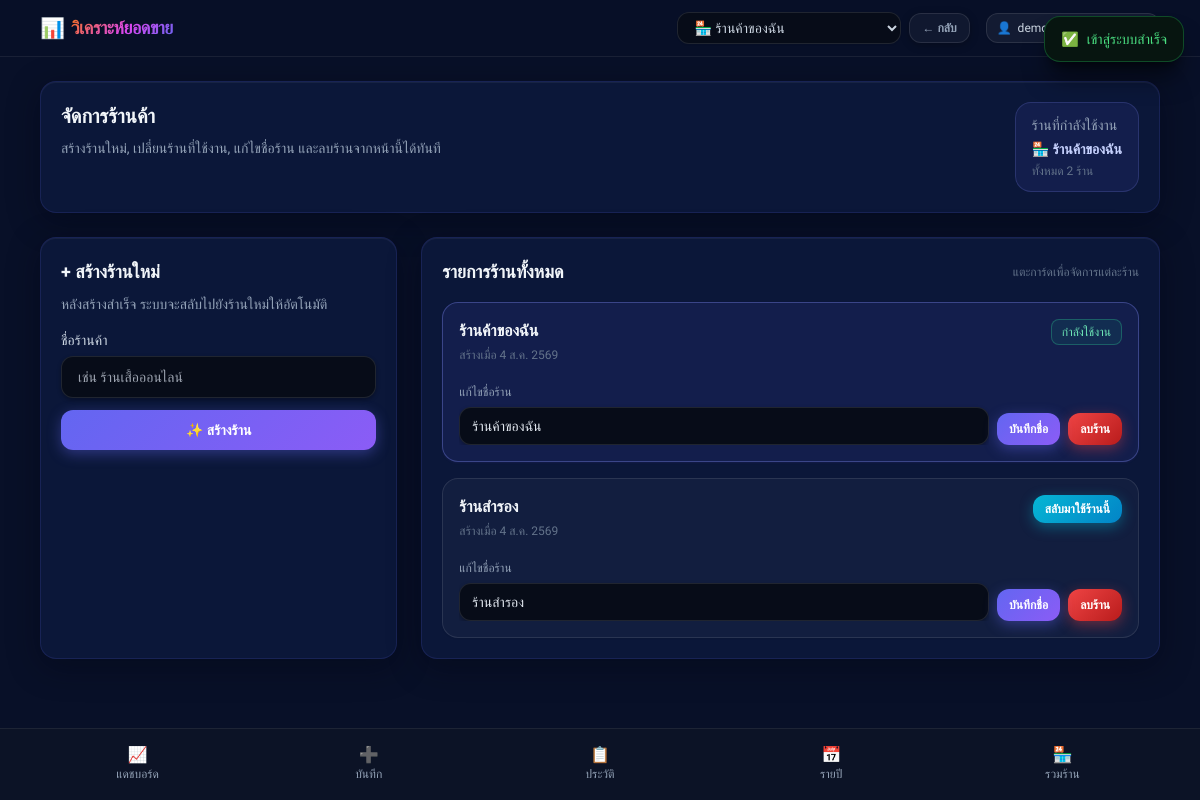
The app's page /shops.php (signed in) with its own data.
### tables this page shows
CREATE TABLE IF NOT EXISTS shops (
    id BIGINT UNSIGNED NOT NULL AUTO_INCREMENT,
    user_id BIGINT UNSIGNED NOT NULL,
     
     
     
     
     
     
    name VARCHAR(100) NOT NULL,
    created_at DATETIME NOT NULL DEFAULT CURRENT_TIMESTAMP,
    updated_at DATETIME NOT NULL DEFAULT CURRENT_TIMESTAMP ON UPDATE CURRENT_TIMESTAMP,
    PRIMARY KEY (id),
    UNIQUE KEY uq_shops_user_name (user_id, name),
    KEY idx_shops_user_id (user_id),
    CONSTRAINT fk_shops_user
        FOREIGN KEY (user_id)
        REFERENCES users (id)
        ON DELETE CASCADE
        ON UPDATE CASCADE
);

### includes/functions.php (called while the page is built, shortened)
<?php
function app_url(string $path = ''): string
{
    $baseUrl = APP_URL;
    $normalizedPath = '/' . ltrim($path, '/');
    return $baseUrl . $normalizedPath;
}
function e(?string $value): string
{
    return htmlspecialchars((string)$value, ENT_QUOTES, 'UTF-8');
}
function formatThaiDate(string $date): string
{
    $dateObject = DateTime::createFromFormat('Y-m-d', $date);
    $thaiMonths = [
        '01' => 'ม.ค.',
        '02' => 'ก.พ.',
        '03' => 'มี.ค.',
        '04' => 'เม.ย.',
        '05' => 'พ.ค.',
        '06' => 'มิ.ย.',
        '07' => 'ก.ค.',
        '08' => 'ส.ค.',
        '09' => 'ก.ย.',
        '10' => 'ต.ค.',
        '11' => 'พ.ย.',
        '12' => 'ธ.ค.',
    ];
    $month = $thaiMonths[$dateObject->format('m')] ?? $dateObject->format('m');
    $thaiYear = (int)$dateObject->format('Y') + 543;
    return $dateObject->format('j') . ' ' . $month . ' ' . $thaiYear;
}
function shop_context_for_user(PDO $pdo, int $userId): array
{
    static $cache = [];
    if (isset($cache[$userId])) {
        return $cache[$userId];
    }
    $requestedShopId = (int)($_SESSION['current_shop_id'] ?? 0);
    $context = (new ShopService(new ShopRepository($pdo), new UserRepository($pdo)))
        ->getShopContext($userId, $requestedShopId > 0 ? $requestedShopId : null);
    $shops = is_array($context['shops'] ?? null) ? array_values((array)$context['shops']) : [];
    $currentShop = is_array($context['current_shop'] ?? null) ? (array)$context['current_shop'] : null;
    $currentShopId = $currentShop !== null ? (int)($currentShop['id'] ?? 0) : 0;
    $switched = $requestedShopId > 0 && $currentShopId > 0 && $currentShopId !== $requestedShopId;
    $cache[$userId] = [
        'shops' => $shops,
        'current_shop' => $currentShop,
        'switched' => $switched,
    ];
    return $cache[$userId];
}
function resolve_current_shop_id(PDO $pdo, int $userId): int
{
    $context = shop_context_for_user($pdo, $userId);
    return $context['current_shop'] !== null ? (int)($context['current_shop']['id'] ?? 0) : 0;
}

### app/Services/ShopService.php (called while the page is built, shortened)
<?php
class ShopService
{
    private ShopRepository $shopRepository;
    public function __construct(ShopRepository $shopRepository, UserRepository $userRepository, ?PDO $db = null)
    {
        $this->shopRepository = $shopRepository;
    }
    public static function confirmationNameFor(string $shopName): string
    {
        $name = trim($shopName);
        $length = function_exists('mb_strlen') ? mb_strlen($name) : strlen($name);
        if ($length <= self::CONFIRM_NAME_MAX_LENGTH) {
            return $name;
        }
        $truncated = function_exists('mb_substr')
            ? mb_substr($name, 0, self::CONFIRM_NAME_MAX_LENGTH)
            : substr($name, 0, self::CONFIRM_NAME_MAX_LENGTH);
        return trim($truncated);
    }
    public function getShopContext(int $userId, ?int $currentShopId): array
    {
        $shops = $this->shopRepository->listByUserId($userId);
        $currentShop = null;
        if ($currentShopId !== null) {
            foreach ($shops as $shop) {
                if ((int)$shop['id'] === $currentShopId) {
                    $currentShop = $shop;
                    break;
                }
            }
        }
        return [
            'shops' => $shops,
            'current_shop' => $currentShop,
        ];
    }
    public function canDeleteShop(int $userId): bool
    {
        return $this->shopRepository->countByUserId($userId) > 1;
    }
}

### app/Repositories/ShopRepository.php (called while the page is built, shortened)
<?php
class ShopRepository
{
    private PDO $db;
    public function __construct(PDO $db)
    {
        $this->db = $db;
    }
    public function listByUserId(int $userId): array
    {
        $sql = 'SELECT id, user_id, name, created_at, updated_at
                FROM shops
                WHERE user_id = :user_id
                ORDER BY id ASC';
        $stmt = $this->db->prepare($sql);
        $stmt->execute([':user_id' => $userId]);
        return $stmt->fetchAll();
    }
    public function countByUserId(int $userId): int
    {
        $sql = 'SELECT COUNT(*) AS total
                FROM shops
                WHERE user_id = :user_id';
        $stmt = $this->db->prepare($sql);
        $stmt->execute([':user_id' => $userId]);
        $result = $stmt->fetch();
        return (int)($result['total'] ?? 0);
    }
}

### includes/bootstrap.php (called while the page is built, shortened)
<?php
require_once __DIR__ . '/database.php';
require_once __DIR__ . '/functions.php';
spl_autoload_register(function (string $class): void {
    $className = ltrim($class, '\\');
    $normalizedClass = str_replace('\\', '/', $className);
    $leafName = basename($normalizedClass);
    $candidates = [
        dirname(__DIR__) . '/' . $normalizedClass . '.php',
        dirname(__DIR__) . '/app/' . $normalizedClass . '.php',
        dirname(__DIR__) . '/app/Services/' . $leafName . '.php',
        dirname(__DIR__) . '/app/Repositories/' . $leafName . '.php',
    ];
    foreach ($candidates as $filePath) {
        if (file_exists($filePath)) {
            return;
        }
    }
});

### shops.php (the view, shortened to what this page needs)
<?php
require_once __DIR__ . '/includes/bootstrap.php';
require_once __DIR__ . '/includes/auth.php';
$userId = (int)($_SESSION['user_id'] ?? 0);
$shopRepository = new ShopRepository($pdo);
$userRepository = new UserRepository($pdo);
$shopService = new ShopService($shopRepository, $userRepository);
$currentShopId = resolve_current_shop_id($pdo, $userId);
$shopContext = shop_context_for_user($pdo, $userId);
$shops = is_array($shopContext['shops'] ?? null) ? array_values((array)$shopContext['shops']) : [];
$canDeleteShop = $shopService->canDeleteShop($userId);
require __DIR__ . '/includes/header.php';
?>
<section class="section-card p-5">
    <div class="flex flex-wrap items-start justify-between gap-4">
        <div>
            <h1 class="text-xl font-semibold text-slate-100">จัดการร้านค้า</h1>
            <p class="mt-2 text-sm text-slate-400">สร้างร้านใหม่, เปลี่ยนร้านที่ใช้งาน, แก้ไขชื่อร้าน และลบร้านจากหน้านี้ได้ทันที</p>
        </div>
        <div class="rounded-2xl border border-indigo-400/20 bg-indigo-500/10 px-4 py-3 text-sm max-w-[50%] sm:max-w-[16rem]">
            <p class="text-slate-400">ร้านที่กำลังใช้งาน</p>
            <p class="mt-1 font-semibold text-indigo-200 truncate" title="<?= e($currentShopName) ?>">🏪 <?= e($currentShopName) ?></p>
            <p class="mt-1 text-xs text-slate-500">ทั้งหมด <?= e((string)$shopCount) ?> ร้าน</p>
        </div>
    </div>
</section>
<section class="mt-6 grid gap-6 lg:grid-cols-3">
    <article class="section-card p-5 lg:col-span-1">
        <h2 class="text-lg font-semibold text-slate-100">+ สร้างร้านใหม่</h2>
        <p class="mt-2 text-sm text-slate-400">หลังสร้างสำเร็จ ระบบจะสลับไปยังร้านใหม่ให้อัตโนมัติ</p>
        <form action="<?= e(app_url('/api/shops.php')) ?>" method="post" class="mt-4 space-y-3">
            <div>
                <label for="new-shop-name" class="mb-1.5 block text-sm text-slate-300">ชื่อร้านค้า</label>
                <input
                    id="new-shop-name"
                    name="name"
                    type="text"
                    maxlength="100"
                    required
                    class="w-full rounded-xl px-4 py-2.5 text-sm transition-all"
                    placeholder="เช่น ร้านเสื้อออนไลน์">
            </div>
            <button type="submit" class="btn-primary w-full px-4 py-2.5 text-sm">✨ สร้างร้าน</button>
        </form>
    </article>
    <article class="section-card p-5 lg:col-span-2">
        <div class="mb-4 flex flex-wrap items-center justify-between gap-2">
            <h2 class="text-lg font-semibold text-slate-100">รายการร้านทั้งหมด</h2>
            <span class="text-xs text-slate-500">แตะการ์ดเพื่อจัดการแต่ละร้าน</span>
        </div>
        <?php if (empty($shops)): ?>
            <div class="rounded-2xl border border-white/10 bg-white/[0.03] px-4 py-5 text-center text-sm text-slate-400">
                ยังไม่มีร้านค้าในระบบ กรุณาสร้างร้านแรกของคุณ
            </div>
        <?php else: ?>
            <div class="grid gap-4">
                <?php foreach ($shops as $shop): ?>
                    <?php
                    $shopId = (int)($shop['id'] ?? 0);
                    $shopName = (string)($shop['name'] ?? 'ร้านค้า');
                    $isCurrent = $shopId === $currentShopId;
                    $createdDate = (string)($shop['created_at'] ?? '');
                    $createdDate = $createdDate !== '' ? substr($createdDate, 0, 10) : '';
                    $createdDateText = $createdDate !== '' ? formatThaiDate($createdDate) : '-';
                    ?>
                    <article class="overflow-hidden rounded-2xl border p-4 shadow-sm transition-all <?= $isCurrent ? 'border-indigo-400/35 bg-indigo-500/10 shadow-indigo-900/20' : 'border-white/10 bg-white/[0.03] hover:border-white/20' ?>">
                        <div class="flex flex-nowrap items-start justify-between gap-3">
                            <div class="min-w-0 flex-1">
                                <p class="truncate text-base font-semibold text-slate-100" title="<?= e($shopName) ?>"><?= e($shopName) ?></p>
                                <p class="mt-1 text-xs text-slate-500">สร้างเมื่อ <?= e($createdDateText) ?></p>
                            </div>
                            <?php if ($isCurrent): ?>
                                <span class="shrink-0 rounded-lg border border-emerald-400/30 bg-emerald-500/10 px-2.5 py-1 text-xs font-medium text-emerald-300">กำลังใช้งาน</span>
                            <?php else: ?>
                                <form action="<?= e(app_url('/api/shops.php')) ?>" method="post" class="shrink-0">
                                    <button type="submit" class="btn-teal px-3 py-1.5 text-xs">สลับมาใช้ร้านนี้</button>
                                </form>
                            <?php endif; ?>
                        </div>
                        <div class="mt-4 flex flex-wrap items-end gap-2">
                            <form action="<?= e(app_url('/api/shops.php')) ?>" method="post" class="min-w-0 flex-1 grid gap-2 md:grid-cols-[minmax(0,1fr)_auto] md:items-end">
                                <div class="min-w-0 overflow-hidden">
                                    <label for="shop-name-<?= e((string)$shopId) ?>" class="text-xs text-slate-400">แก้ไขชื่อร้าน</label>
                                    <input
                                        id="shop-name-<?= e((string)$shopId) ?>"
                                        name="name"
                                        type="text"
                                        maxlength="100"
                                        required
                                        value="<?= e($shopName) ?>"
                                        class="mt-1 block w-full max-w-full rounded-xl px-3 py-2 text-sm transition-all">
                                </div>
                                <button type="submit" class="btn-primary px-3 py-2 text-xs">บันทึกชื่อ</button>
                            </form>
                            <?php
                            $shopNameForConfirm = ShopService::confirmationNameFor($shopName);
                            $shopNameIsTruncated = $shopNameForConfirm !== trim($shopName);
                            ?>
                            <form
                                action="<?= e(app_url('/api/shops.php')) ?>"
                                method="post"
                                data-confirm="ยืนยันการลบร้านนี้ใช่หรือไม่? ข้อมูลทั้งหมดในร้านจะถูกลบถาวร (ระบบจะให้พิมพ์ชื่อร้านยืนยันอีกครั้ง)"
                                data-confirm-typed-expected="<?= e($shopNameForConfirm) ?>"
                                data-confirm-typed-prompt="เพื่อยืนยันการลบร้าน กรุณาพิมพ์<?= $shopNameIsTruncated ? ' ' . ShopService::CONFIRM_NAME_MAX_LENGTH . ' ตัวแรกของ' : '' ?>ชื่อร้านให้ตรงตามนี้:"
                                data-confirm-typed-input="confirm_shop_name">
                                <?php if ($canDeleteShop): ?>
                                    <button type="submit" class="btn-danger px-3 py-2 text-xs">ลบร้าน</button>
                                <?php else: ?>
                                    <button type="button" disabled class="cursor-not-allowed rounded-xl border border-white/10 bg-white/5 px-3 py-2 text-xs text-slate-500">ลบร้าน</button>
                                <?php endif; ?>
                            </form>
                        </div>
                    </article>
                <?php endforeach; ?>
            </div>
        <?php endif; ?>
    </article>
</section>
<?php require __DIR__ . '/includes/footer.php'; ?>

### records on screen
shops: name "ร้านค้าของฉัน", created_at "4 ส.ค. 2569", shows "กำลังใช้งาน", shows "ลบร้าน"
shops: name "ร้านสำรอง", created_at "4 ส.ค. 2569"

### other values on screen
$flashSuccess "เข้าสู่ระบบสำเร็จ"
$shopCount "2"
$link['icon'] "📈"
$link['label'] "แดชบอร์ด"
$link['icon'] "➕"
$link['label'] "บันทึก"
$link['icon'] "📋"
$link['label'] "ประวัติ"
$link['icon'] "📅"
$link['label'] "รายปี"
$link['icon'] "🏪"
$link['label'] "รวมร้าน"
